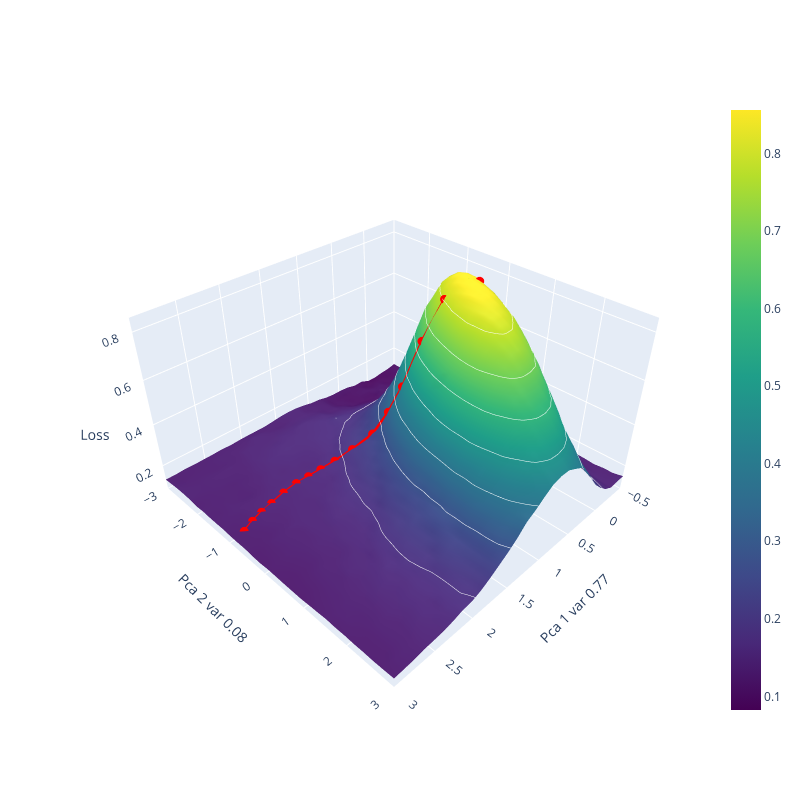

The cell this chart's notebook holds for it:
### Code cell
plot_optimization_path_3d(accuracies.T, x_steps, y_steps, projected_dir_one, projected_dir_two, pca)

### Figure 1 — Plotly figure (JSON) as saved in the notebook; plotly's stock layout.template omitted (floating-point values rounded to 4 significant figures; data arrays with more than 128 entries replaced by an {"elided": "..."} marker saying what was removed)
{"data": [{"colorscale": [[0, "#440154"], [0.1111, "#482878"], [0.2222, "#3e4989"], [0.3333, "#31688e"], [0.4444, "#26828e"], [0.5556, "#1f9e89"], [0.6667, "#35b779"], [0.7778, "#6ece58"], [0.8889, "#b5de2b"], [1, "#fde725"]], "contours": {"z": {"color": "white", "end": 0.8561, "show": true, "size": 0.1, "start": 0.08236}}, "name": "Loss Landscape", "type": "surface", "x": [-0.5, -0.3793, -0.2586, -0.1379, -0.01724, 0.1034, 0.2241, 0.3448, 0.4655, 0.5862, 0.7069, 0.8276, 0.9483, 1.069, 1.19, 1.31, 1.431, 1.552, 1.672, 1.793, 1.914, 2.034, 2.155, 2.276, 2.397, 2.517, 2.638, 2.759, 2.879, 3], "y": [-3, -2.793, -2.586, -2.379, -2.172, -1.966, -1.759, -1.552, -1.345, -1.138, -0.931, -0.7241, -0.5172, -0.3103, -0.1034, 0.1034, 0.3103, 0.5172, 0.7241, 0.931, 1.138, 1.345, 1.552, 1.759, 1.966, 2.172, 2.379, 2.586, 2.793, 3], "z": {"elided": "30x30 float values"}}, {"line": {"color": "red", "width": 5}, "marker": {"color": "red", "size": 3}, "mode": "markers+lines", "name": "Optimization Path", "type": "scatter3d", "x": [2.865, 2.863, 2.727, 2.589, 2.443, 2.266, 2.086, 2.083, 1.922, 1.762, 1.584, 1.371, 1.135, 1.131, 0.9492, 0.7857, 0.5814, 0.3534, 0.002259, 0], "y": [-0.8626, -0.8642, -0.9386, -0.9914, -1.032, -1.074, -1.096, -1.096, -1.086, -1.054, -1.002, -0.9072, -0.7783, -0.776, -0.6724, -0.5827, -0.4402, -0.2842, -0.001846, 0], "z": [0.1277, 0.1278, 0.1338, 0.1384, 0.1427, 0.1494, 0.153, 0.153, 0.1538, 0.1594, 0.1713, 0.1991, 0.2452, 0.2462, 0.3315, 0.4355, 0.6255, 0.7875, 0.8395, 0.8391]}], "layout": {"height": 800, "scene": {"aspectmode": "manual", "aspectratio": {"x": 1, "y": 1, "z": 0.6}, "xaxis": {"range": [-0.5, 3], "title": {"text": "Pca 1 var 0.77"}}, "yaxis": {"range": [-3, 3], "title": {"text": "Pca 2 var 0.08"}}, "zaxis": {"range": [0.08236, 0.8561], "title": {"text": "Loss"}}}, "width": 800}}
